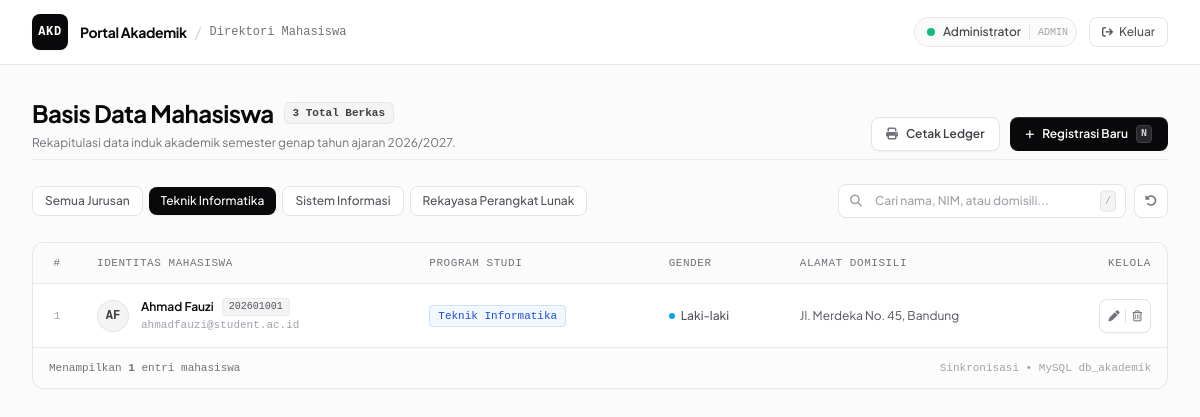
The app's page /index.php?jurusan=Teknik+Informatika (signed in) with its own data.
### tables this page shows
CREATE TABLE IF NOT EXISTS mahasiswa (
    id INT AUTO_INCREMENT PRIMARY KEY,
    nim VARCHAR(20) NOT NULL UNIQUE,
    nama VARCHAR(100) NOT NULL,
    jurusan VARCHAR(50) NOT NULL,
    jenis_kelamin ENUM('Laki-laki', 'Perempuan') NOT NULL,
    alamat TEXT NOT NULL,
    created_at TIMESTAMP DEFAULT CURRENT_TIMESTAMP
);

### index.php (the view, shortened to what this page needs)
<?php
require_once 'koneksi.php';
$keyword = isset($_GET['cari']) ? mysqli_real_escape_string($koneksi, trim($_GET['cari'])) : '';
$jurusan_filter = isset($_GET['jurusan']) ? mysqli_real_escape_string($koneksi, trim($_GET['jurusan'])) : '';
$conditions = [];
if (!empty($jurusan_filter)) {
    $conditions[] = "jurusan = '$jurusan_filter'";
}
$whereSql = count($conditions) > 0 ? "WHERE " . implode(" AND ", $conditions) : "";
$query = "SELECT * FROM mahasiswa $whereSql ORDER BY id DESC";
$result = mysqli_query($koneksi, $query);
$totalData = mysqli_num_rows($result);
$countAllQuery = mysqli_query($koneksi, "SELECT COUNT(*) as total FROM mahasiswa");
$totalAll = mysqli_fetch_assoc($countAllQuery)['total'];
?>
<!DOCTYPE html>
<html lang="id" class="h-full bg-[#fbfbfb]">
<head>
    <script src="https://cdn.tailwindcss.com"></script>
    <link rel="stylesheet" href="https://cdnjs.cloudflare.com/ajax/libs/font-awesome/6.5.1/css/all.min.css">
</head>
<body class="h-full bg-[#fbfbfb] text-zinc-900 flex flex-col antialiased">
    <header class="bg-white border-b border-zinc-200/80 sticky top-0 z-40">
        <div class="max-w-7xl mx-auto px-4 sm:px-6 lg:px-8 h-16 flex items-center justify-between">
            <div class="flex items-center gap-3">
                <div class="w-9 h-9 rounded-lg bg-zinc-950 text-white flex items-center justify-center font-mono font-bold text-xs tracking-wider shadow-sm">
                    AKD
                </div>
                <div class="flex items-center gap-2">
                    <span class="text-sm font-bold tracking-tight text-zinc-950">Portal Akademik</span>
                    <span class="text-zinc-300">/</span>
                    <span class="font-mono text-xs text-zinc-500 font-medium">Direktori Mahasiswa</span>
                </div>
            </div>
            <div class="flex items-center gap-3">
                <div class="flex items-center gap-2 pl-3 pr-2 py-1.5 rounded-full border border-zinc-200/80 bg-zinc-50/80">
                    <span class="w-2 h-2 rounded-full bg-emerald-500 animate-pulse"></span>
                    <span class="text-xs font-medium text-zinc-700">
                        <?= htmlspecialchars($_SESSION['nama'] ?? $_SESSION['username']) ?>
                    </span>
                    <span class="font-mono text-[10px] text-zinc-400 border-l border-zinc-200 pl-2">ADMIN</span>
                </div>
                <a href="logout.php" onclick="return confirm('Apakah Anda yakin ingin keluar dari sistem?')"
                   class="inline-flex items-center gap-1.5 px-3 py-1.5 rounded-lg border border-zinc-200 hover:border-zinc-300 hover:bg-zinc-50 text-zinc-600 hover:text-zinc-950 text-xs font-medium transition" title="Logout">
                    <i class="fa-solid fa-arrow-right-from-bracket text-[11px]"></i>
                    <span class="hidden sm:inline">Keluar</span>
                </a>
            </div>
        </div>
    </header>
    <main class="flex-1 max-w-7xl w-full mx-auto px-4 sm:px-6 lg:px-8 py-8 space-y-6">
        <div class="flex flex-col md:flex-row md:items-end justify-between gap-4 pb-2 border-b border-zinc-200/60">
            <div>
                <div class="flex items-center gap-2.5 mb-1.5">
                    <h1 class="text-2xl font-bold tracking-tight text-zinc-950">Basis Data Mahasiswa</h1>
                    <span class="font-mono text-[11px] font-semibold px-2 py-0.5 rounded-md bg-zinc-100 text-zinc-700 border border-zinc-200/80">
                        <?= $totalAll ?> Total Berkas
                    </span>
                </div>
                <p class="text-xs text-zinc-500 max-w-xl">
                    Rekapitulasi data induk akademik semester genap tahun ajaran 2026/2027.
                </p>
            </div>
            <div class="flex items-center gap-2.5">
                <a href="cetak.php<?= $keyword ? '?cari=' . urlencode($keyword) : '' ?><?= $jurusan_filter ? ($keyword ? '&' : '?') . 'jurusan=' . urlencode($jurusan_filter) : '' ?>" target="_blank"
                   class="inline-flex items-center gap-2 px-3.5 py-2 rounded-lg bg-white border border-zinc-200 hover:border-zinc-300 hover:bg-zinc-50 text-zinc-700 hover:text-zinc-950 text-xs font-semibold shadow-sm transition">
                    <i class="fa-solid fa-print text-zinc-500 text-xs"></i>
                    <span>Cetak Ledger</span>
                </a>
                <a href="tambah.php"
                   class="inline-flex items-center gap-2 px-4 py-2 rounded-lg bg-zinc-950 hover:bg-zinc-800 active:scale-[0.99] text-white text-xs font-semibold shadow-[inset_0_1px_0_rgba(255,255,255,0.18)] transition">
                    <i class="fa-solid fa-plus text-[10px]"></i>
                    <span>Registrasi Baru</span>
                    <kbd class="hidden sm:inline-block font-mono text-[10px] px-1 py-0.2 bg-zinc-800 rounded text-zinc-300 border border-zinc-700">N</kbd>
                </a>
            </div>
        </div>
        <div class="flex flex-col lg:flex-row items-stretch lg:items-center justify-between gap-3">
            <div class="flex items-center gap-1.5 overflow-x-auto pb-1 lg:pb-0 text-xs">
                <a href="index.php<?= $keyword ? '?cari=' . urlencode($keyword) : '' ?>"
                   class="px-3 py-1.5 rounded-lg font-medium transition <?= empty($jurusan_filter) ? 'bg-zinc-950 text-white shadow-sm' : 'bg-white border border-zinc-200 text-zinc-600 hover:text-zinc-950 hover:bg-zinc-50' ?>">
                    Semua Jurusan
                </a>
                <a href="index.php?jurusan=<?= urlencode('Teknik Informatika') ?><?= $keyword ? '&cari=' . urlencode($keyword) : '' ?>"
                   class="px-3 py-1.5 rounded-lg font-medium transition whitespace-nowrap <?= $jurusan_filter == 'Teknik Informatika' ? 'bg-zinc-950 text-white shadow-sm' : 'bg-white border border-zinc-200 text-zinc-600 hover:text-zinc-950 hover:bg-zinc-50' ?>">
                    Teknik Informatika
                </a>
                <a href="index.php?jurusan=<?= urlencode('Sistem Informasi') ?><?= $keyword ? '&cari=' . urlencode($keyword) : '' ?>"
                   class="px-3 py-1.5 rounded-lg font-medium transition whitespace-nowrap <?= $jurusan_filter == 'Sistem Informasi' ? 'bg-zinc-950 text-white shadow-sm' : 'bg-white border border-zinc-200 text-zinc-600 hover:text-zinc-950 hover:bg-zinc-50' ?>">
                    Sistem Informasi
                </a>
                <a href="index.php?jurusan=<?= urlencode('Rekayasa Perangkat Lunak') ?><?= $keyword ? '&cari=' . urlencode($keyword) : '' ?>"
                   class="px-3 py-1.5 rounded-lg font-medium transition whitespace-nowrap <?= $jurusan_filter == 'Rekayasa Perangkat Lunak' ? 'bg-zinc-950 text-white shadow-sm' : 'bg-white border border-zinc-200 text-zinc-600 hover:text-zinc-950 hover:bg-zinc-50' ?>">
                    Rekayasa Perangkat Lunak
                </a>
            </div>
            <form action="index.php" method="GET" class="flex items-center gap-2">
                <div class="relative flex-1 sm:w-72">
                    <i class="fa-solid fa-magnifying-glass absolute left-3 top-1/2 -translate-y-1/2 text-zinc-400 text-xs"></i>
                    <input type="text" id="searchInput" name="cari" value="<?= htmlspecialchars($keyword) ?>"
                           placeholder="Cari nama, NIM, atau domisili..."
                           class="w-full pl-9 pr-8 py-2 rounded-lg border border-zinc-200 bg-white text-xs text-zinc-900 placeholder:text-zinc-400 focus:outline-none focus:border-zinc-900 focus:ring-1 focus:ring-zinc-900 transition font-medium">
                    <kbd class="hidden sm:inline-block absolute right-2.5 top-1/2 -translate-y-1/2 font-mono text-[10px] text-zinc-400 bg-zinc-100 px-1 py-0.5 rounded border border-zinc-200">/</kbd>
                </div>
                <?php if (!empty($keyword) || !empty($jurusan_filter)): ?>
                    <a href="index.php" class="px-2.5 py-2 rounded-lg border border-zinc-200 bg-white hover:bg-zinc-50 text-zinc-500 hover:text-zinc-900 text-xs transition" title="Reset Semua Filter">
                        <i class="fa-solid fa-rotate-left"></i>
                    </a>
                <?php endif; ?>
            </form>
        </div>
        <div class="bg-white rounded-xl border border-zinc-200/90 shadow-[0_1px_3px_rgba(0,0,0,0.02)] overflow-hidden">
            <div class="overflow-x-auto">
                <table class="w-full text-left text-xs border-collapse">
                    <thead class="bg-zinc-50/80 border-b border-zinc-200/80 text-[11px] font-mono text-zinc-500 uppercase tracking-wider">
                        <tr>
                            <th class="py-3 px-4 w-12 text-center font-medium">#</th>
                            <th class="py-3 px-4 font-medium">Identitas Mahasiswa</th>
                            <th class="py-3 px-4 font-medium">Program Studi</th>
                            <th class="py-3 px-4 font-medium">Gender</th>
                            <th class="py-3 px-4 font-medium">Alamat Domisili</th>
                            <th class="py-3 px-4 text-right font-medium w-28">Kelola</th>
                        </tr>
                    </thead>
                    <tbody class="divide-y divide-zinc-100 text-zinc-700">
                        <?php
                        $no = 1;
                        if ($totalData > 0):
                            while ($row = mysqli_fetch_assoc($result)):
                                $namaParts = explode(' ', trim($row['nama']));
                                $initials = strtoupper(substr($namaParts[0], 0, 1) . (isset($namaParts[1]) ? substr($namaParts[1], 0, 1) : ''));
                                $syntheticEmail = strtolower(preg_replace('/[^a-zA-Z0-9]/', '', $row['nama'])) . '@student.ac.id';
                        ?>
                            <tr class="hover:bg-zinc-50/70 transition-colors group">
                                <td class="py-3.5 px-4 text-center font-mono text-zinc-400 text-[11px]"><?= $no++ ?></td>
                                <td class="py-3.5 px-4">
                                    <div class="flex items-center gap-3">
                                        <div class="w-8 h-8 rounded-full bg-zinc-100 border border-zinc-200/80 flex items-center justify-center font-mono font-semibold text-zinc-700 text-xs">
                                            <?= $initials ?>
                                        </div>
                                        <div>
                                            <div class="font-semibold text-zinc-950 text-xs flex items-center gap-2">
                                                <span><?= htmlspecialchars($row['nama']) ?></span>
                                                <span class="font-mono text-[10px] px-1.5 py-0.2 rounded bg-zinc-100 text-zinc-600 border border-zinc-200/60 font-normal">
                                                    <?= htmlspecialchars($row['nim']) ?>
                                                </span>
                                            </div>
                                            <span class="font-mono text-[11px] text-zinc-400"><?= $syntheticEmail ?></span>
                                        </div>
                                    </div>
                                </td>
                                <td class="py-3.5 px-4">
                                    <?php
                                    $badgeClass = "bg-zinc-50 text-zinc-700 border-zinc-200";
                                    if ($row['jurusan'] == 'Teknik Informatika') {
                                        $badgeClass = "bg-blue-50/80 text-blue-700 border-blue-200/70";
                                    } elseif ($row['jurusan'] == 'Sistem Informasi') {
                                        $badgeClass = "bg-emerald-50/80 text-emerald-700 border-emerald-200/70";
                                    } elseif ($row['jurusan'] == 'Rekayasa Perangkat Lunak') {
                                        $badgeClass = "bg-violet-50/80 text-violet-700 border-violet-200/70";
                                    }
                                    ?>
                                    <span class="inline-flex items-center font-mono text-[11px] font-medium px-2 py-0.5 rounded border <?= $badgeClass ?>">
                                        <?= htmlspecialchars($row['jurusan']) ?>
                                    </span>
                                </td>
                                <td class="py-3.5 px-4">
                                    <span class="inline-flex items-center gap-1.5 text-zinc-600 text-xs font-medium">
                                        <span class="w-1.5 h-1.5 rounded-full <?= $row['jenis_kelamin'] == 'Laki-laki' ? 'bg-sky-500' : 'bg-rose-500' ?>"></span>
                                        <?= htmlspecialchars($row['jenis_kelamin']) ?>
                                    </span>
                                </td>
                                <td class="py-3.5 px-4 text-zinc-600 max-w-xs truncate" title="<?= htmlspecialchars($row['alamat']) ?>">
                                    <?= htmlspecialchars($row['alamat']) ?>
                                </td>
                                <td class="py-3.5 px-4 text-right">
                                    <div class="inline-flex items-center rounded-lg border border-zinc-200 bg-white p-0.5 shadow-sm">
                                        <a href="edit.php?id=<?= $row['id'] ?>"
                                           class="p-1.5 text-zinc-500 hover:text-zinc-950 hover:bg-zinc-100 rounded transition" title="Sunting Data">
                                            <i class="fa-solid fa-pen text-[11px]"></i>
                                        </a>
                                        <button type="button" onclick="konfirmasiHapus(<?= $row['id'] ?>, '<?= htmlspecialchars($row['nama']) ?>')"
                                                class="p-1.5 text-zinc-500 hover:text-red-600 hover:bg-red-50 rounded transition" title="Hapus Data">
                                            <i class="fa-regular fa-trash-can text-[11px]"></i>
                                        </button>
                                    </div>
                                </td>
                            </tr>
                        <?php
                            endwhile;
                        endif; ?>
                    </tbody>
                </table>
            </div>
            <div class="py-3 px-4 bg-zinc-50/50 border-t border-zinc-200/80 flex items-center justify-between text-xs text-zinc-500">
                <span class="font-mono text-[11px]">
                    Menampilkan <strong><?= $totalData ?></strong> entri mahasiswa
                </span>
                <span class="font-mono text-[11px] text-zinc-400">
                    Sinkronisasi &bull; MySQL db_akademik
                </span>
            </div>
        </div>
    </main>
</body>
</html>

### index.php (style rules this page uses)
body { font-family: 'Plus Jakarta Sans', sans-serif; }
.font-mono { font-family: 'JetBrains Mono', monospace; }

### records on screen
mahasiswa: nama "AF", nama "Ahmad Fauzi", nim "202601001", nama "ahmadfauzi@student.ac.id", jurusan "Teknik Informatika", jenis_kelamin "Laki-laki", alamat "Jl. Merdeka No. 45, Bandung"

### other values on screen
$_SESSION['nama'] "Administrator"
$totalAll "3"
$totalData "1"
